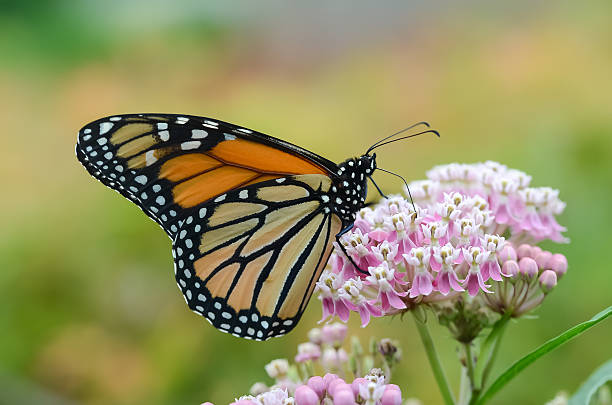
#> input picture image.jpg, 612 x 405 px
$ python fft.py
#> lines starting #> are read from the running program, lines starting #| are printed output that depends on the picture
import cv2
from matplotlib import pyplot as plt
import numpy as np

img = cv2.imread("image.jpg", 0)
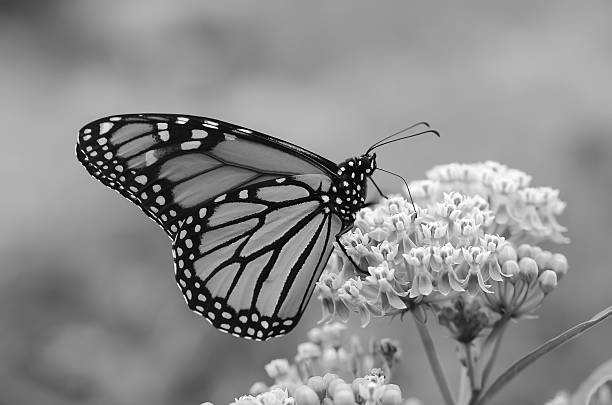
#> img: shape (405, 612); min 0, max 255, mean 139.7
#image output is matrix
discrete_ft = cv2.dft(np.float32(img), flags = cv2.DFT_COMPLEX_OUTPUT)
#shift zero frequency to center of array
d_shift = np.fft.fftshift(discrete_ft)
m_spectrum = 20 * np.log(cv2.magnitude(d_shift[:,:,0], d_shift[:,:,1]))
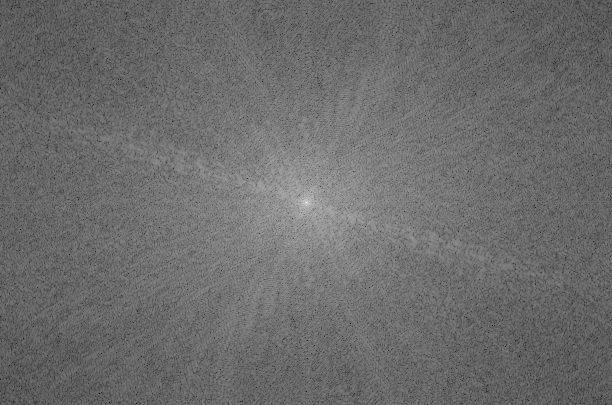
#> m_spectrum: shape (405, 612) float32; min 39, max 347.2, mean 170.1; drawn with min black and max white
#magnitude spectrum - low frequencies get blocked
#circular high pass filter mask

#make mask
rows, cols = img.shape
#> rows = 405; cols = 612
crow, ccol = int(rows/2), int(cols/2) #center coordinates
#> crow = 202; ccol = 306

#mask 1 for edge detection
mask = np.ones((rows, cols, 2), np.uint8)
r = 80
center = [crow, ccol]
#> center = [202, 306]
x,y = np.ogrid[:rows, :cols]
#> x = 405 values from 0 to 404
mask_area = (x - center[0]) ** 2 + (y - center[1]) ** 2 <= r*r
mask[mask_area] = 0

#mask 2 for blurring
mask2 = np.zeros((rows, cols, 2), np.uint8) #zero matrix
r = 80 #radius
#center = [crow, ccol]
#x,y = np.ogrid[:rows, :cols]
#mask_area = (x - center[0]) ** 2 + (y - center[1]) ** 2 <= r*r
mask2[mask_area] = 1

#apply mask and inverse DFT
fshift = d_shift * mask #fft transformed image values multiplied by mask values
f_ishift = np.fft.ifftshift(fshift) #ifftshift - inverse fft
img_back = cv2.idft(f_ishift) #idft - inverse dft
#inverse dft converts back from frequency to image domain
img_back = cv2.magnitude(img_back[:,:,0], img_back[:,:,1])
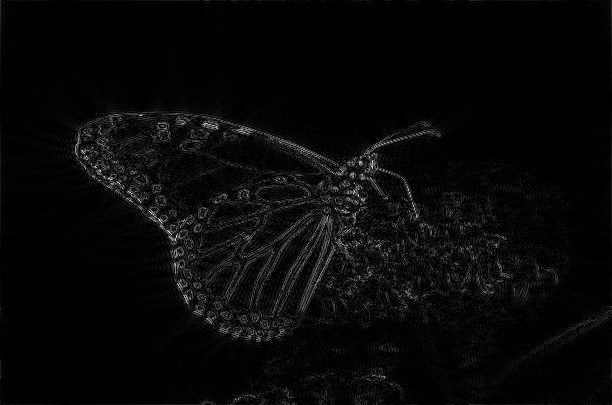
#> img_back: shape (405, 612) float32; min 0.5, max 50564536, mean 1702791.5; drawn with min black and max white

#apply mask 2 and inverse DFT
fshift2 = d_shift * mask2 #fft transformed image values multiplied by mask values
f_ishift2 = np.fft.ifftshift(fshift2) #ifftshift - inverse fft
img_back2 = cv2.idft(f_ishift2) #idft - inverse dft
#inverse dft converts back from frequency to image domain
img_back2 = cv2.magnitude(img_back2[:,:,0], img_back2[:,:,1])
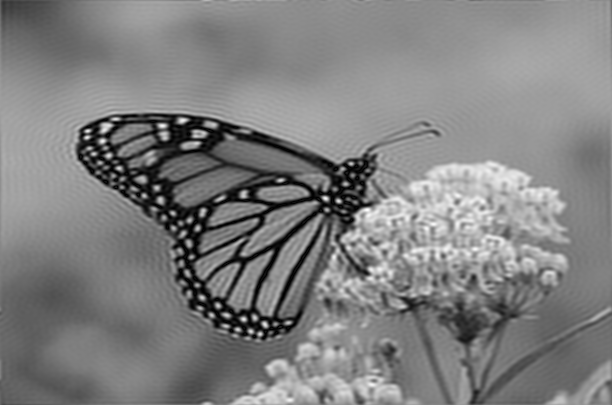
#> img_back2: shape (405, 612) float32; min 1492, max 68807064, mean 34641808; drawn with min black and max white

#band pass filter
r_out, r_in = 120, 30
mask3 = np.zeros((rows, cols, 2), np.uint8)
center = (crow, ccol)
#> center = (202, 306)
x, y = np.ogrid[:rows, :cols]
distance = (x - crow)**2 + (y - ccol)**2
mask3[(distance >= r_in**2) & (distance <= r_out**2)] = 1

#apply mask 3
fshift3 = d_shift * mask3 #fft transformed image values multiplied by mask values
f_ishift3 = np.fft.ifftshift(fshift3) #ifftshift - inverse fft
img_back3 = cv2.idft(f_ishift3) #idft - inverse dft
#inverse dft converts back from frequency to image domain
img_back3 = cv2.magnitude(img_back3[:,:,0], img_back3[:,:,1])
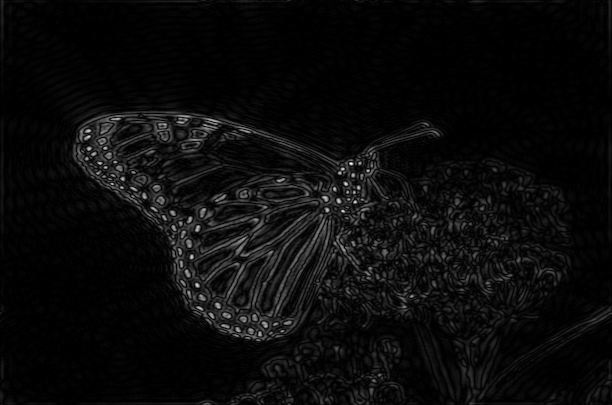
#> img_back3: shape (405, 612) float32; min 1.47, max 61345964, mean 2801307.2; drawn with min black and max white


fig = plt.figure(figsize=(15, 10))

ax1 = fig.add_subplot(2,3,1)
ax1.imshow(img, cmap='gray')
ax1.title.set_text('Input Image')

ax2 = fig.add_subplot(2,3,2)
ax2.imshow(m_spectrum, cmap='gray')
ax2.title.set_text('FFT of input image')

ax3 = fig.add_subplot(2,3,3)
ax3.imshow(np.log(1+cv2.magnitude(fshift[:,:,0], fshift[:,:,1])), cmap='gray')
ax3.title.set_text('FFT with mask')

ax4 = fig.add_subplot(2,3,4)
ax4.imshow(img_back, cmap='gray')
ax4.title.set_text('After inverse FFT')

ax5 = fig.add_subplot(2,3,5)
ax5.imshow(img_back2, cmap='gray')
ax5.title.set_text('Inverse FFT with inverted mask')

ax6 = fig.add_subplot(2,3,6)
ax6.imshow(img_back3, cmap='gray')
ax6.title.set_text('Band pass filter')

plt.tight_layout()
plt.show()
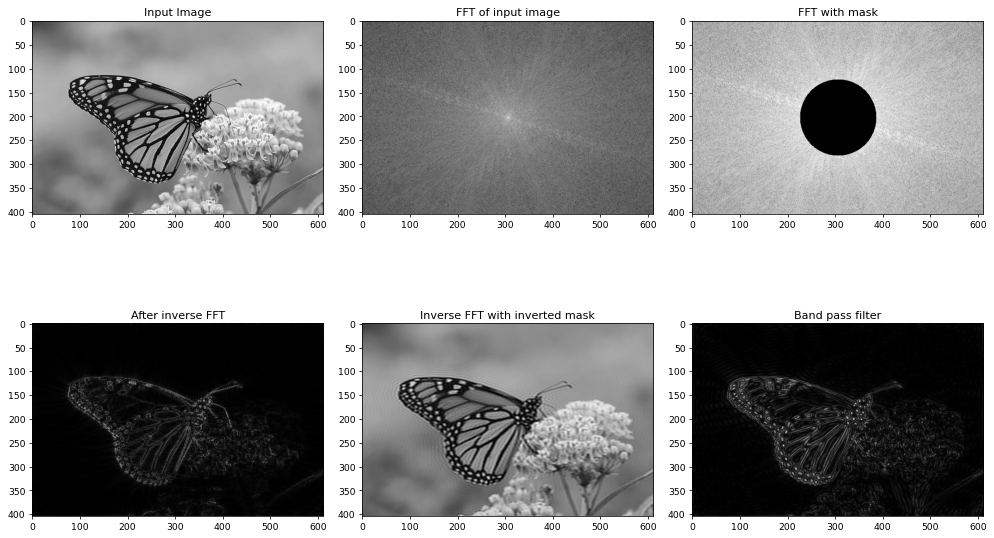
#> figure drawn by matplotlib, 6 panels
